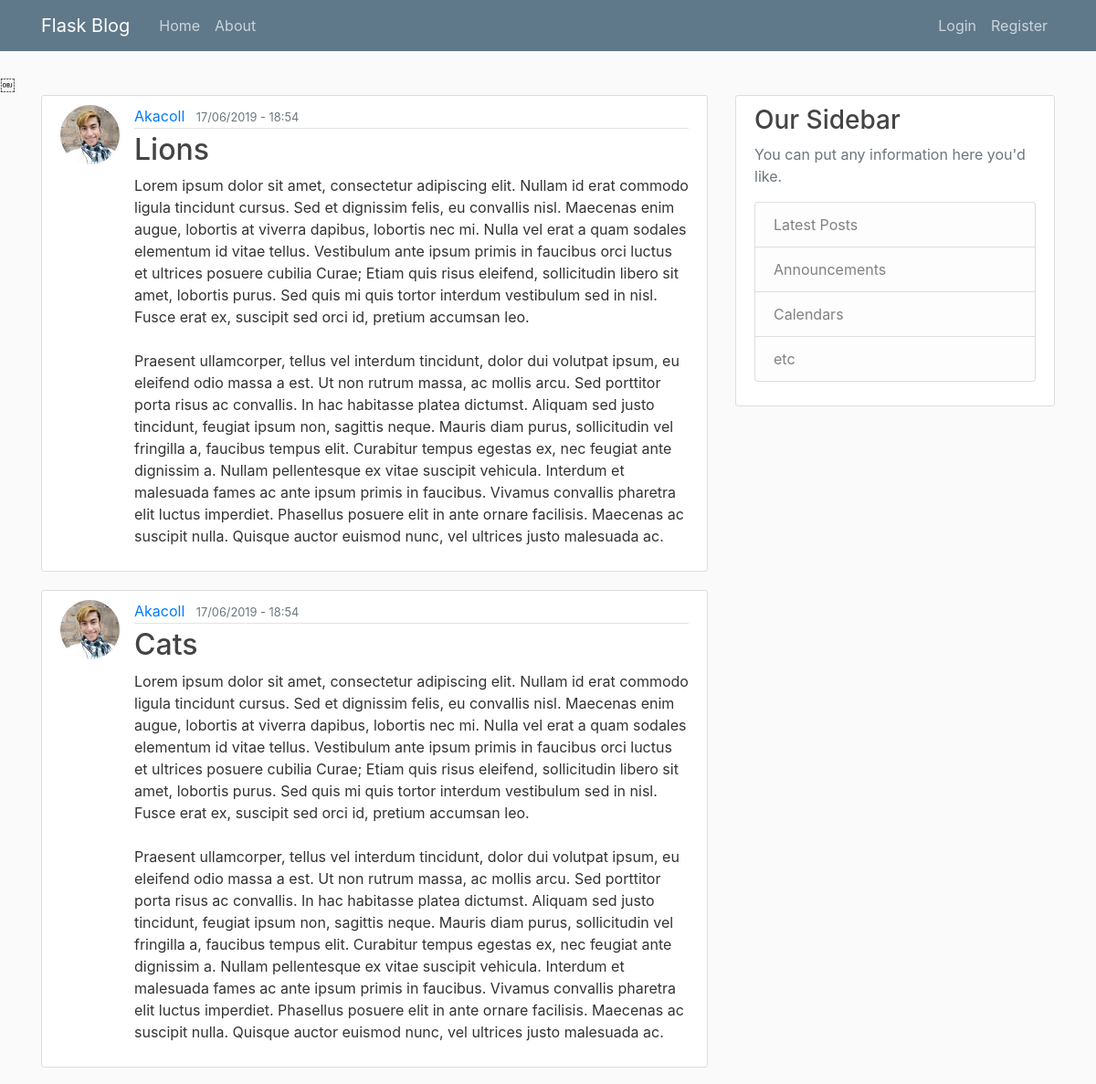
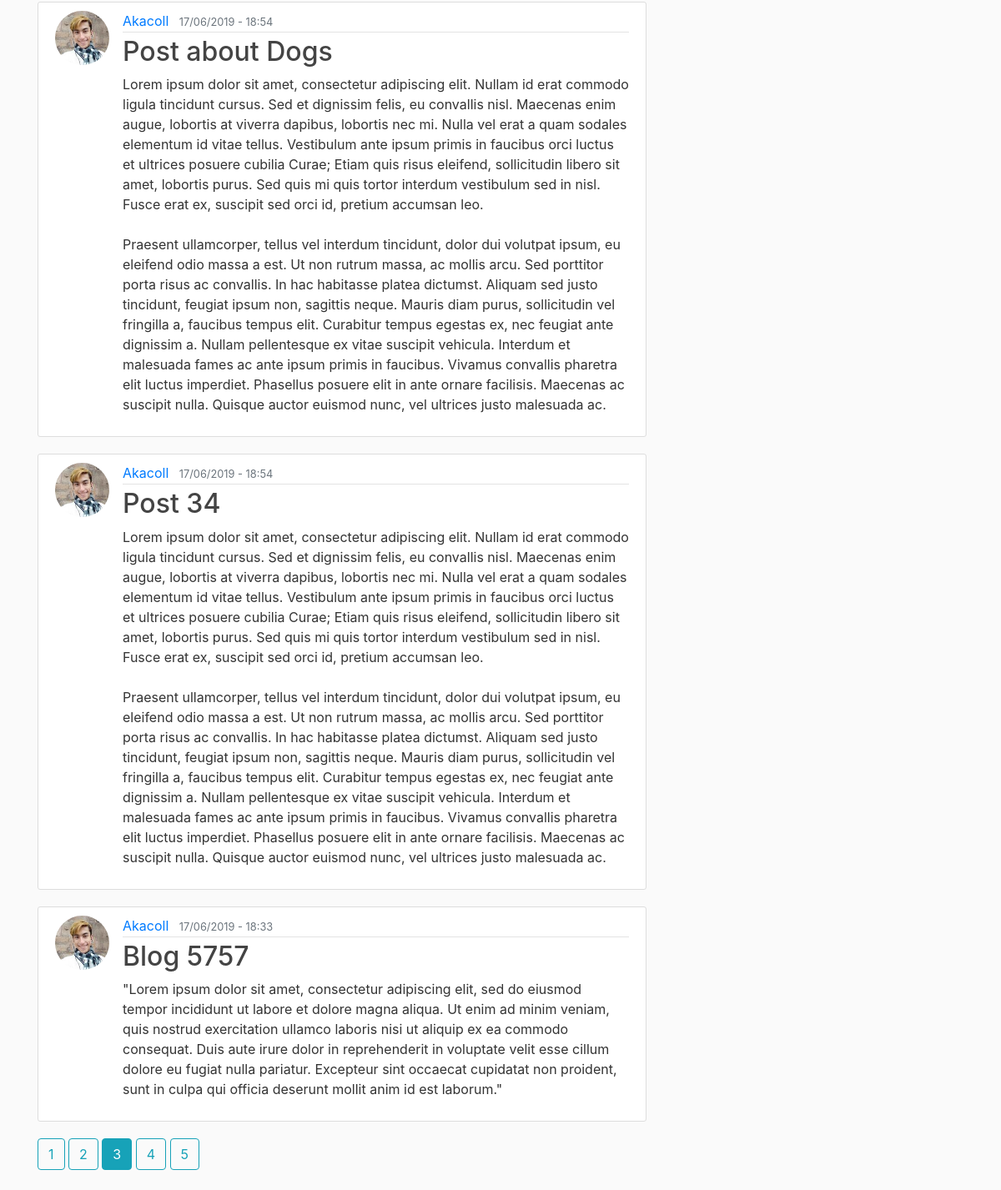
Screenshot of /home?page=3 with the database file from the repository (2 pictures, top to bottom).
### flaskblog/models.py (models this page shows, shortened)
class Post(db.Model):
    id = db.Column(db.Integer, primary_key=True)
    title = db.Column(db.String(100), nullable=False)
    date_posted = db.Column(db.DateTime, nullable=False, default=datetime.utcnow)
    content = db.Column(db.Text, nullable=False)
    user_id = db.Column(db.Integer, db.ForeignKey('user.id'), nullable=False)

class User(db.Model, UserMixin):
    id = db.Column(db.Integer, primary_key=True)
    username = db.Column(db.String(20), unique=True, nullable=False)
    email = db.Column(db.String(120), unique=True, nullable=False)
    image_file = db.Column(db.String(20), nullable=False, default='default.jpg')
    password = db.Column(db.String(60), nullable=False)
    posts = db.relationship('Post', backref='author', lazy=True)

### flaskblog/main/routes.py (the view)
@main.route("/")
@main.route("/home")
def home():
    page = request.args.get('page',1, type=int)
    posts = Post.query.order_by(Post.date_posted.desc()).paginate(page=page, per_page=5)
    return render_template('home.html', posts=posts)

### flaskblog/templates/home.html
{% extends "layout.html" %}
{% block content %}
    {% for post in posts.items %}
        <article class="media content-section">
            <img class="rounded-circle article-img" src="{{ url_for('static', filename='profile_pics/' + post.author.image_file) }}">
            <div class="media-body">
                <div class="article-metadata">
                    <a class="mr-2" href="{{ url_for('users.user_posts', username=post.author.username) }}">{{ post.author.username }}</a>
                    <small class="text-muted">{{ post.date_posted.strftime('%d/%m/%Y - %H:%M') }}</small>
                </div>
                <h2><a class="article-title" href="{{ url_for('posts.post', post_id=post.id) }}">{{ post.title }}</a></h2>
                <p class="article-content">{{ post.content }}</p>
            </div>
        </article>
    {% endfor %}
    {% for page_num in posts.iter_pages(left_edge=1, right_edge=1, left_current=1, right_current=2) %}
    {% if page_num %}
        {% if posts.page == page_num %}
            <a class="btn btn-info mb-4" href="{{ url_for('main.home', page=page_num) }}">{{ page_num }}</a>
        {% else %}
            <a class="btn btn-outline-info mb-4" href="{{ url_for('main.home', page=page_num) }}">{{ page_num }}</a>
        {% endif %}
    {% else %}
        ...
    {% endif %}
    {% endfor %}
{% endblock content %}

### flaskblog/static/main.css (style rules this page uses)
body { background: #fafafa; color: #333333; margin-top: 5rem; }
h1, h2, h3, h4, h5, h6 { color: #444444; }
.content-section { background: #ffffff; padding: 10px 20px; border: 1px solid #dddddd; border-radius: 3px; margin-bottom: 20px; }
.article-title { color: #444444; }
.article-content { white-space: pre-line; }
.article-img { height: 65px; width: 65px; margin-right: 16px; }
.article-metadata { padding-bottom: 1px; margin-bottom: 4px; border-bottom: 1px solid #e3e3e3 }

### rows the page displays
Post: image_file (picture), author.username "Akacoll", date_posted "17/06/2019 - 18:54", title "Lions", content "Lorem ipsum dolor sit amet, consectetur adipiscing elit. Nullam id erat commodo ligula tincidunt cursus. Sed et dignissim felis, eu convallis nisl. Maecenas enim augue, lobortis at viverra dapibus, lobortis nec mi. Nulla vel erat a quam sodales elementum id vitae tellus. Vestibulum ante ipsum primis in faucibus orci luctus et ultrices posuere cubilia Curae; Etiam quis risus eleifend, sollicitudin libero sit amet, lobortis purus. Sed quis mi quis tortor interdum vestibulum sed in nisl. Fusce erat ex, suscipit sed orci id, pretium accumsan leo. Praesent ullamcorper, tellus vel interdum tincidunt, dolor dui volutpat ipsum, eu eleifend odio massa a est. Ut non rutrum massa, ac mollis arcu. Sed…"
Post: image_file (picture), author.username "Akacoll", date_posted "17/06/2019 - 18:54", title "Cats", content "Lorem ipsum dolor sit amet, consectetur adipiscing elit. Nullam id erat commodo ligula tincidunt cursus. Sed et dignissim felis, eu convallis nisl. Maecenas enim augue, lobortis at viverra dapibus, lobortis nec mi. Nulla vel erat a quam sodales elementum id vitae tellus. Vestibulum ante ipsum primis in faucibus orci luctus et ultrices posuere cubilia Curae; Etiam quis risus eleifend, sollicitudin libero sit amet, lobortis purus. Sed quis mi quis tortor interdum vestibulum sed in nisl. Fusce erat ex, suscipit sed orci id, pretium accumsan leo. Praesent ullamcorper, tellus vel interdum tincidunt, dolor dui volutpat ipsum, eu eleifend odio massa a est. Ut non rutrum massa, ac mollis arcu. Sed…"
Post: image_file (picture), author.username "Akacoll", date_posted "17/06/2019 - 18:54", title "Post about Dogs", content "Lorem ipsum dolor sit amet, consectetur adipiscing elit. Nullam id erat commodo ligula tincidunt cursus. Sed et dignissim felis, eu convallis nisl. Maecenas enim augue, lobortis at viverra dapibus, lobortis nec mi. Nulla vel erat a quam sodales elementum id vitae tellus. Vestibulum ante ipsum primis in faucibus orci luctus et ultrices posuere cubilia Curae; Etiam quis risus eleifend, sollicitudin libero sit amet, lobortis purus. Sed quis mi quis tortor interdum vestibulum sed in nisl. Fusce erat ex, suscipit sed orci id, pretium accumsan leo. Praesent ullamcorper, tellus vel interdum tincidunt, dolor dui volutpat ipsum, eu eleifend odio massa a est. Ut non rutrum massa, ac mollis arcu. Sed…"
Post: image_file (picture), author.username "Akacoll", date_posted "17/06/2019 - 18:54", title "Post 34", content "Lorem ipsum dolor sit amet, consectetur adipiscing elit. Nullam id erat commodo ligula tincidunt cursus. Sed et dignissim felis, eu convallis nisl. Maecenas enim augue, lobortis at viverra dapibus, lobortis nec mi. Nulla vel erat a quam sodales elementum id vitae tellus. Vestibulum ante ipsum primis in faucibus orci luctus et ultrices posuere cubilia Curae; Etiam quis risus eleifend, sollicitudin libero sit amet, lobortis purus. Sed quis mi quis tortor interdum vestibulum sed in nisl. Fusce erat ex, suscipit sed orci id, pretium accumsan leo. Praesent ullamcorper, tellus vel interdum tincidunt, dolor dui volutpat ipsum, eu eleifend odio massa a est. Ut non rutrum massa, ac mollis arcu. Sed…"
Post: image_file (picture), author.username "Akacoll", date_posted "17/06/2019 - 18:33", title "Blog 5757", content "\"Lorem ipsum dolor sit amet, consectetur adipiscing elit, sed do eiusmod tempor incididunt ut labore et dolore magna aliqua. Ut enim ad minim veniam, quis nostrud exercitation ullamco laboris nisi ut aliquip ex ea commodo consequat. Duis aute irure dolor in reprehenderit in voluptate velit esse cillum dolore eu fugiat nulla pariatur. Excepteur sint occaecat cupidatat non proident, sunt in culpa qui officia deserunt mollit anim id est laborum.\""

### other values shown
{{ page_num }} "1" "2" "4" "5"
{{ page_num }} "3"
